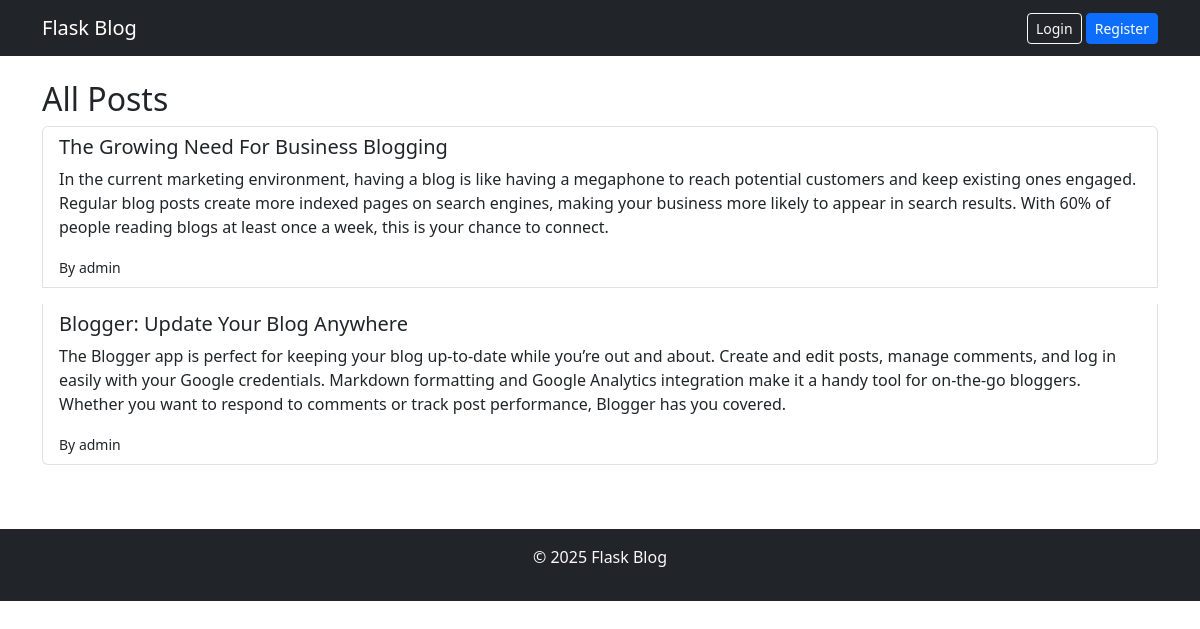
Before: / with the older database file.
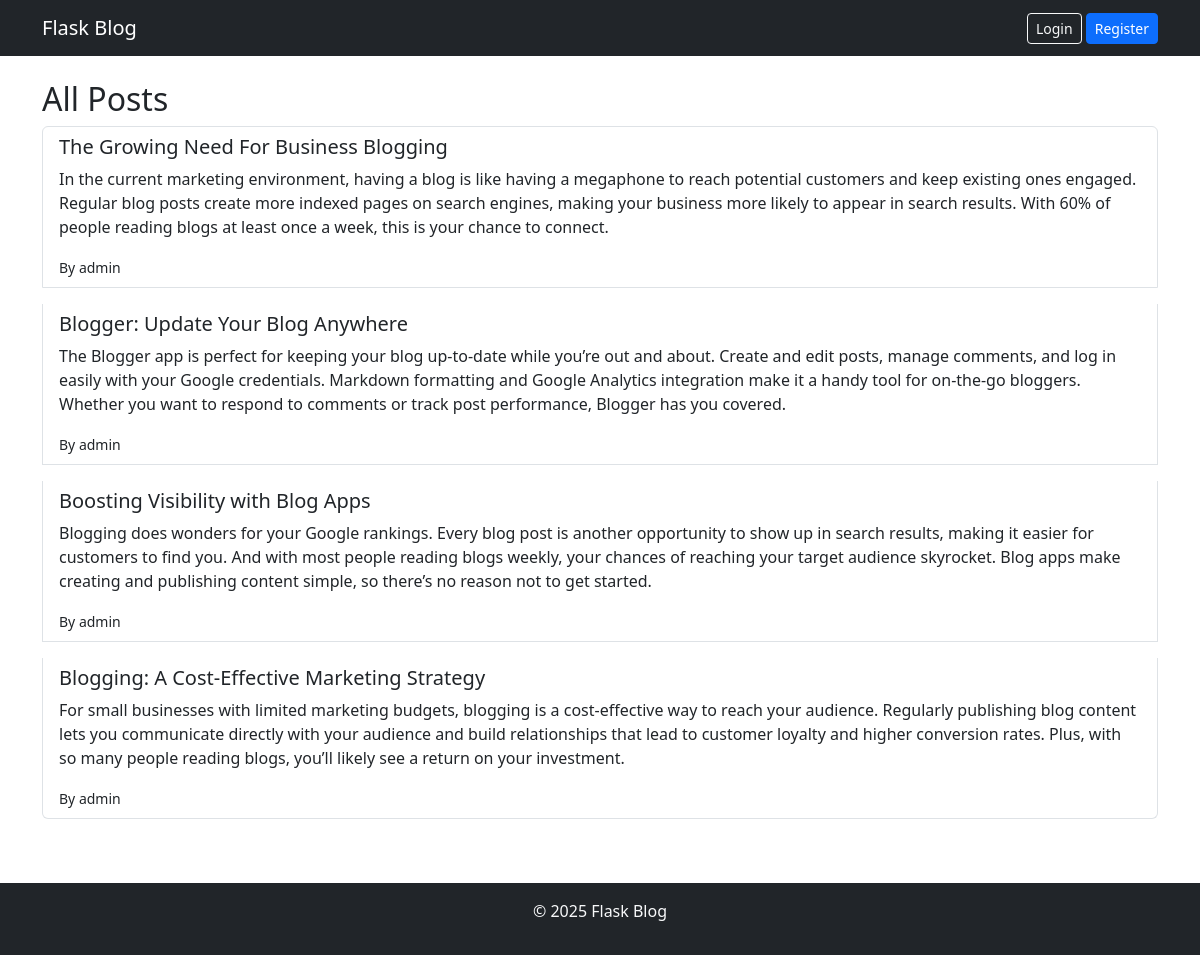
After: the same page with the newer database file.
### models.py (models this page shows)
class PostModel(db.Model):
    id = db.Column(db.Integer, primary_key=True)
    title = db.Column(db.String(100), nullable=False)
    content = db.Column(db.Text, nullable=False)
    user_id = db.Column(db.Integer, db.ForeignKey('user.id'), nullable=False)  # Foreign key

class User(db.Model):
    id = db.Column(db.Integer, primary_key=True)
    username = db.Column(db.String(50), unique=True, nullable=False)
    password = db.Column(db.String(200), nullable=False)
    posts = db.relationship('PostModel', backref='user', lazy=True)  # Relationship to posts

### app.py (the view)
@app.route("/")
def home():
    posts = PostModel.query.all()
    return render_template("home.html", posts=posts)

### templates/home.html (shortened to what this page needs)
{% extends "base.html" %}
{% block content %}
<h2>All Posts</h2>
{% if posts %}
  <div class="list-group">
    {% for post in posts %}
      <div class="list-group-item mb-3">
        <h5>{{ post.title }}</h5>
        <p>{{ post.content }}</p>
        <small>By {{ post.user.username }}</small>
      </div>
    {% endfor %}
  </div>
{% else %}
  <p>No posts yet.</p>
{% endif %}
{% endblock %}

Changed rows visible on the page:
added PostModel: title "Boosting Visibility with Blog Apps", content "Blogging does wonders for your Google rankings. Every blog post is another opportunity to show up in search results, making it easier for customers to find you. And with most people reading blogs weekly, your chances of reaching your target audience skyrocket. Blog apps make creating and publishing content simple, so there’s no reason not to get started.", user.username "admin"
added PostModel: title "Blogging: A Cost-Effective Marketing Strategy", content "For small businesses with limited marketing budgets, blogging is a cost-effective way to reach your audience. Regularly publishing blog content lets you communicate directly with your audience and build relationships that lead to customer loyalty and higher conversion rates. Plus, with so many people reading blogs, you’ll likely see a return on your investment.", user.username "admin"
